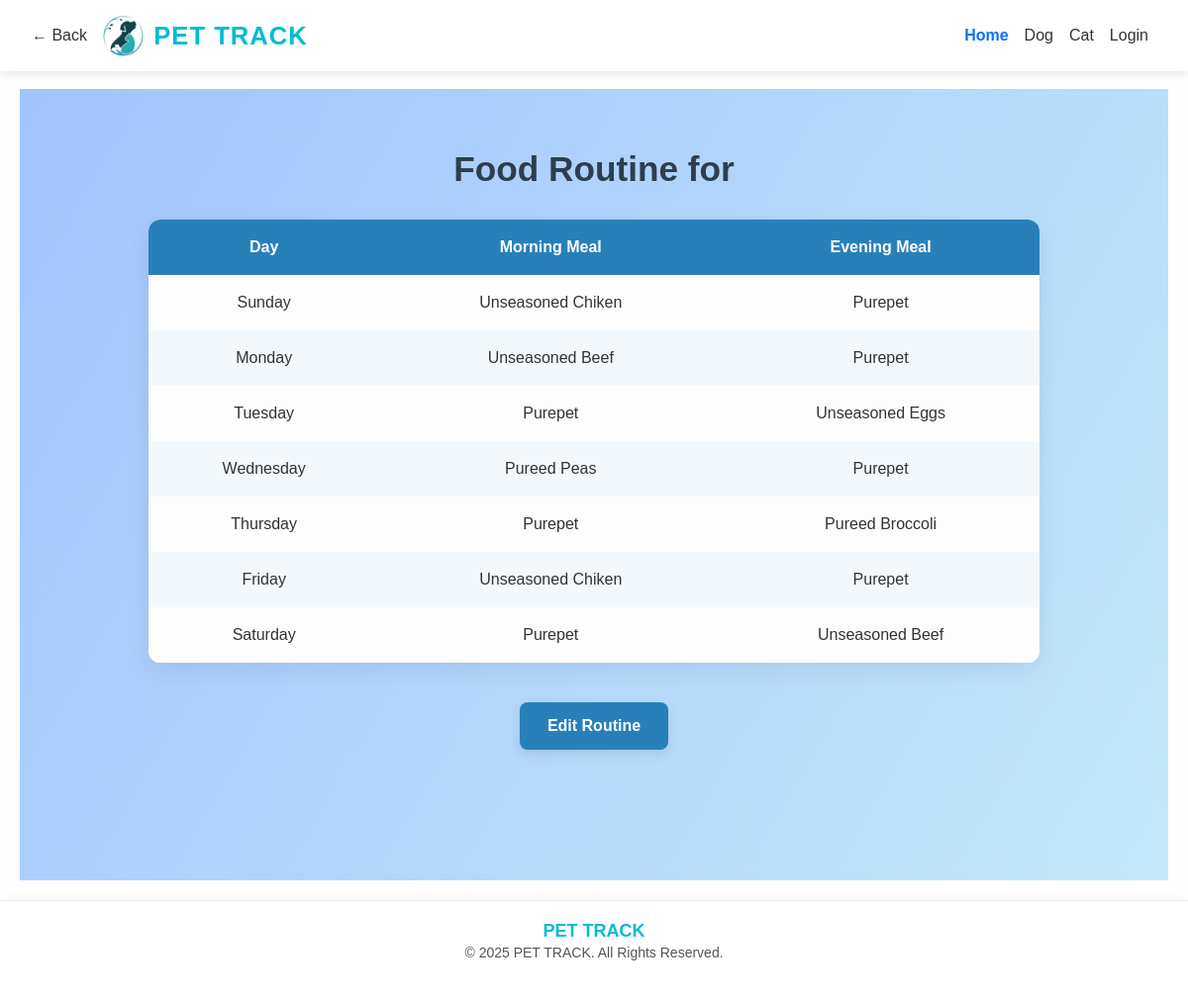
Screenshot of /cat_food_view/3/ with the database file from the repository.
### app1/models.py (models this page shows, shortened)
class CatFoodRoutine(models.Model):
    cat = models.ForeignKey(Cat, on_delete=models.CASCADE, default=1)
    cat_name = models.CharField(max_length=100)
    sunday_morning1 = models.CharField(max_length=255)
    sunday_evening1 = models.CharField(max_length=255)
    monday_morning1 = models.CharField(max_length=255)
    monday_evening1 = models.CharField(max_length=255)
    tuesday_morning1 = models.CharField(max_length=255)
    tuesday_evening1 = models.CharField(max_length=255)
    wednesday_morning1 = models.CharField(max_length=255)
    wednesday_evening1 = models.CharField(max_length=255)
    thursday_morning1 = models.CharField(max_length=255)
    thursday_evening1 = models.CharField(max_length=255)
    friday_morning1 = models.CharField(max_length=255)
    friday_evening1 = models.CharField(max_length=255)
    saturday_morning1 = models.CharField(max_length=255)
    saturday_evening1 = models.CharField(max_length=255)

### app1/views.py (the view)
# urls.py: path('cat_food_view/<int:id>/', views.cat_food_view, name='cat_food_view'),
def cat_food_view(request, id):
    routine = get_object_or_404(CatFoodRoutine, id=id)
    return render(request, 'cat_food_view.html', {
        'routine': routine,
        'cat_id': routine.cat.id
    })

### templates/cat_food_view.html (shortened to what this page needs)
{% extends 'base.html' %}
{% block content %}
<section>
    <div class="container">
        <h2>Food Routine for {{ routine.cat_name }}</h2>
        <div>
            <table class="routine-table">
                <thead>
                    <tr>
                        <th>Day</th>
                        <th>Morning Meal</th>
                        <th>Evening Meal</th>
                    </tr>
                </thead>
                <tbody>
                    <tr>
                        <td>Sunday</td>
                        <td>{{ routine.sunday_morning1|default:"Not set" }}</td>
                        <td>{{ routine.sunday_evening1|default:"Not set" }}</td>
                    </tr>
                    <tr>
                        <td>Monday</td>
                        <td>{{ routine.monday_morning1|default:"Not set" }}</td>
                        <td>{{ routine.monday_evening1|default:"Not set" }}</td>
                    </tr>
                    <tr>
                        <td>Tuesday</td>
                        <td>{{ routine.tuesday_morning1|default:"Not set" }}</td>
                        <td>{{ routine.tuesday_evening1|default:"Not set" }}</td>
                    </tr>
                    <tr>
                        <td>Wednesday</td>
                        <td>{{ routine.wednesday_morning1|default:"Not set" }}</td>
                        <td>{{ routine.wednesday_evening1|default:"Not set" }}</td>
                    </tr>
                    <tr>
                        <td>Thursday</td>
                        <td>{{ routine.thursday_morning1|default:"Not set" }}</td>
                        <td>{{ routine.thursday_evening1|default:"Not set" }}</td>
                    </tr>
                    <tr>
                        <td>Friday</td>
                        <td>{{ routine.friday_morning1|default:"Not set" }}</td>
                        <td>{{ routine.friday_evening1|default:"Not set" }}</td>
                    </tr>
                    <tr>
                        <td>Saturday</td>
                        <td>{{ routine.saturday_morning1|default:"Not set" }}</td>
                        <td>{{ routine.saturday_evening1|default:"Not set" }}</td>
                    </tr>
                </tbody>
            </table>
        </div>
        <div class="btn-actions">
            <a href="{% url 'cat_food_edit' id=routine.id %}" class="edit-button">Edit Routine</a>
        </div>
    </div>
</section>
{% endblock %}

### templates/base.html (style rules this page uses)
* { box-sizing: border-box; }
body { font-family: 'Poppins', sans-serif; margin: 0; padding-top: 70px; background-color: #fefefe; color: #333; }

### templates/cat_food_view.html (style rules this page uses)
section { font-family: 'Poppins', sans-serif; background: linear-gradient(120deg, #a1c4fd, #c2e9fb); padding: 60px 20px; color: #333; min-height: 100vh; }
h2 { text-align: center; font-size: 2.2rem; font-weight: 700; color: #2c3e50; margin-bottom: 30px; }
table.routine-table { width: 100%; max-width: 900px; margin: 0 auto 40px auto; border-collapse: separate; border-spacing: 0; background-color: white; border-radius: 12px; overflow: hidden; box-shadow: 0 8px 24px rgba(0, 0, 0, 0.08); }
table.routine-table th, table.routine-table td { padding: 16px 20px; text-align: center; font-size: 1rem; }
table.routine-table th { background-color: #2980b9; color: white; font-weight: 600; }
table.routine-table td { background-color: #fdfdfd; color: #333; }
table.routine-table tr:nth-child(even) td { background-color: #f2f8fc; }
.btn-actions { display: flex; justify-content: center; gap: 20px; flex-wrap: wrap; margin-top: 10px; }
.edit-button { padding: 12px 28px; background-color: #2980b9; color: white; font-size: 16px; font-weight: 600; border: none; border-radius: 8px; text-decoration: none; transition: background-color 0.3s ease, transform 0.3s ease; box-shadow: 0 4px 12px rgba(0, 0, 0, 0.1); }

### rows the page displays
CatFoodRoutine: sunday_morning1 "Unseasoned Chiken", sunday_evening1 "Purepet", monday_morning1 "Unseasoned Beef", monday_evening1 "Purepet", tuesday_morning1 "Purepet", tuesday_evening1 "Unseasoned Eggs", wednesday_morning1 "Pureed Peas", wednesday_evening1 "Purepet", thursday_morning1 "Purepet", thursday_evening1 "Pureed Broccoli", friday_morning1 "Unseasoned Chiken", friday_evening1 "Purepet", saturday_morning1 "Purepet", saturday_evening1 "Unseasoned Beef"
